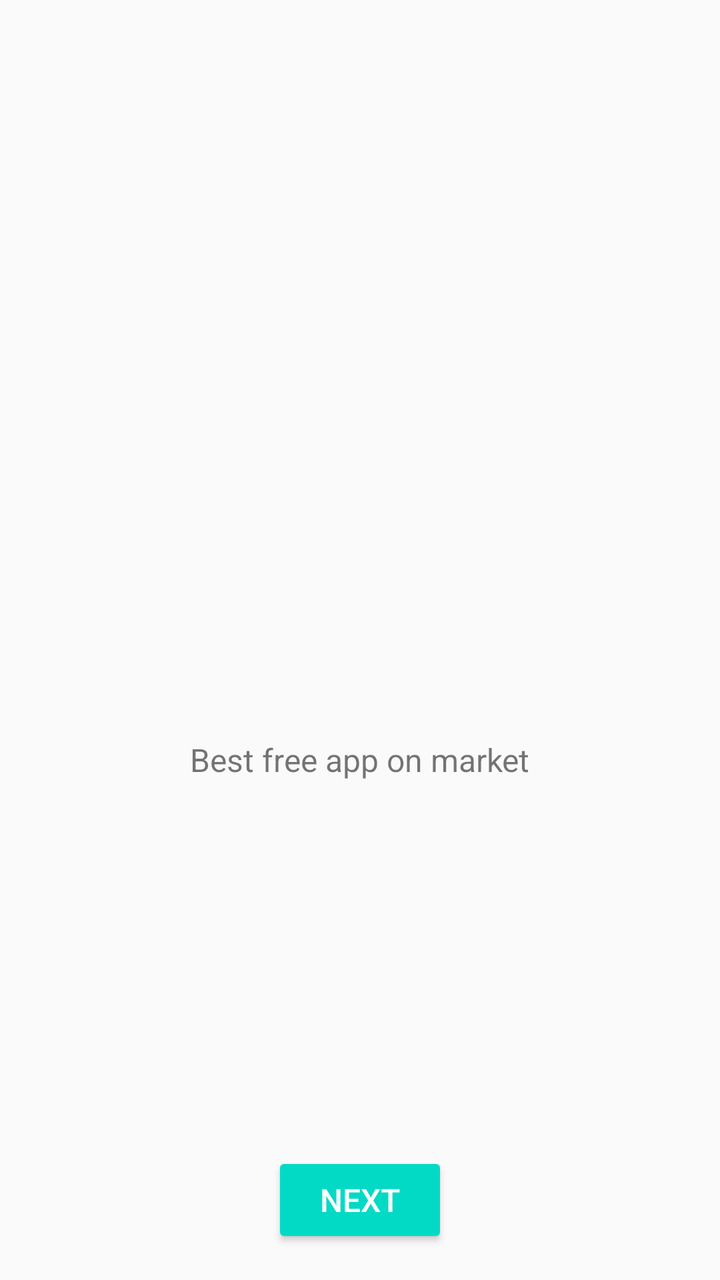
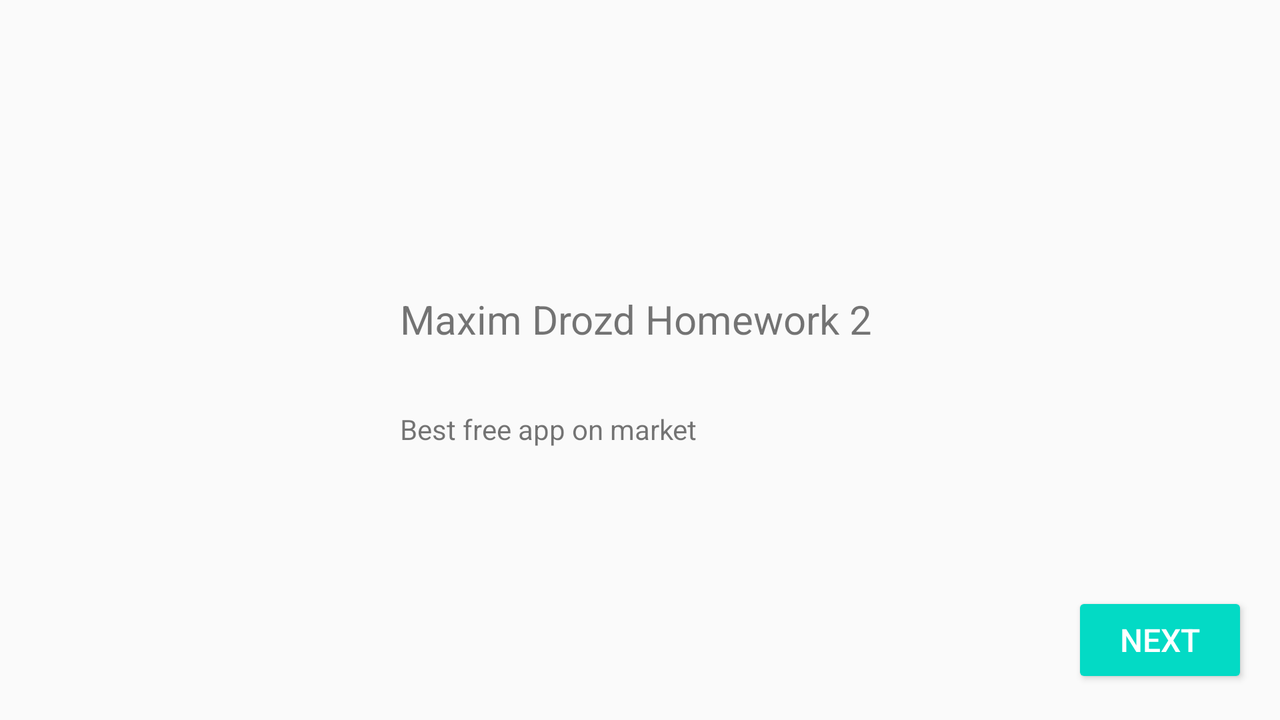

An Android layout and its configuration variant, each rendered on a device that would load it. The default file and the variant file are quoted in full after the pictures.
<!-- AndroidManifest.xml: application theme AppTheme -->
<!-- res/layout/activity_welcome_page2.xml -->
<?xml version="1.0" encoding="utf-8"?>
<FrameLayout xmlns:android="http://schemas.android.com/apk/res/android"
    xmlns:app="http://schemas.android.com/apk/res-auto"
    xmlns:tools="http://schemas.android.com/tools"
    android:layout_width="match_parent"
    android:layout_height="match_parent"
    tools:context=".WelcomePage2">

    <Button
        android:id="@+id/button2"
        style="@style/Widget.AppCompat.Button.Colored"
        android:layout_width="wrap_content"
        android:layout_height="wrap_content"
        android:layout_gravity="bottom|center_horizontal"
        android:layout_marginBottom="16dp"
        android:onClick="nextScreen"
        android:text="@string/Next"
        android:textSize="16sp" />

    <TextView
        android:id="@+id/textView5"
        android:layout_width="wrap_content"
        android:layout_height="wrap_content"
        android:layout_gravity="center"
        android:textSize="16sp"
        android:layout_marginTop="60dp"
        android:text="@string/Description" />

    <ImageView
        android:layout_gravity="center"
        android:layout_marginBottom="50dp"
        android:id="@+id/imageView4"
        android:layout_width="152dp"
        android:layout_height="152dp"
        app:srcCompat="@mipmap/ic_launcher_round" />

</FrameLayout>
<!-- resources referenced by this layout -->
<resources>
  <string name="Description">Best free app on market</string>
  <string name="Next">Next</string>
  <style name="AppTheme" parent="Theme.AppCompat.Light.NoActionBar">
          
          <item name="colorPrimary">@color/colorPrimary</item>
          <item name="colorPrimaryDark">@color/colorPrimaryDark</item>
          <item name="colorAccent">@color/colorAccent</item>
      </style>
</resources>
<!-- res/layout-land/activity_welcome_page2.xml (the author's variant of the layout above) -->
<!-- drawn on the phone turned sideways -->
<?xml version="1.0" encoding="utf-8"?>
<RelativeLayout xmlns:android="http://schemas.android.com/apk/res/android"
    xmlns:app="http://schemas.android.com/apk/res-auto"
    xmlns:tools="http://schemas.android.com/tools"
    android:layout_width="match_parent"
    android:layout_height="match_parent"
    tools:context=".WelcomePage2">

    <ImageView
        android:id="@+id/imageView3"
        android:layout_width="152dp"
        android:layout_height="152dp"
        android:layout_alignParentStart="true"
        android:layout_centerVertical="true"
        android:layout_marginStart="32dp"
        app:srcCompat="@mipmap/ic_launcher_round" />

    <TextView
        android:id="@+id/textView6"
        android:layout_width="wrap_content"
        android:layout_height="wrap_content"
        android:layout_alignTop="@+id/imageView3"
        android:layout_marginStart="16dp"
        android:layout_marginTop="42dp"
        android:layout_toEndOf="@+id/imageView3"
        android:textSize="20sp"
        android:text="@string/app_name" />

    <TextView
        android:id="@+id/textView7"
        android:layout_width="wrap_content"
        android:layout_height="wrap_content"
        android:layout_alignStart="@+id/textView6"
        android:layout_alignBottom="@+id/imageView3"
        android:layout_marginBottom="32dp"
        android:text="@string/Description" />

    <Button
        style="@style/Widget.AppCompat.Button.Colored"
        android:id="@+id/button3"
        android:layout_width="wrap_content"
        android:layout_height="wrap_content"
        android:layout_alignParentEnd="true"
        android:layout_alignParentBottom="true"
        android:layout_marginEnd="16dp"
        android:layout_marginBottom="16dp"
        android:elevation="0dp"
        android:onClick="nextScreen"
        android:text="@string/Next"
        android:textSize="16sp" />
</RelativeLayout>
<!-- resources referenced by the variant -->
<!-- as the phone turned sideways resolves them -->
<resources>
  <string name="Description">Best free app on market</string>
  <string name="Next">Next</string>
  <string name="app_name">Maxim Drozd Homework 2</string>
  <style name="AppTheme" parent="Theme.AppCompat.Light.NoActionBar">
          
          <item name="colorPrimary">@color/colorPrimary</item>
          <item name="colorPrimaryDark">@color/colorPrimaryDark</item>
          <item name="colorAccent">@color/colorAccent</item>
      </style>
</resources>
